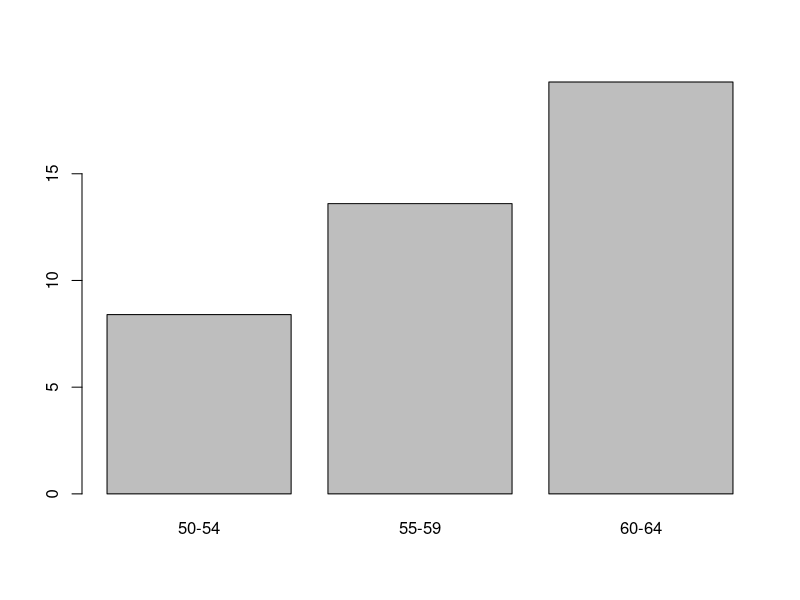
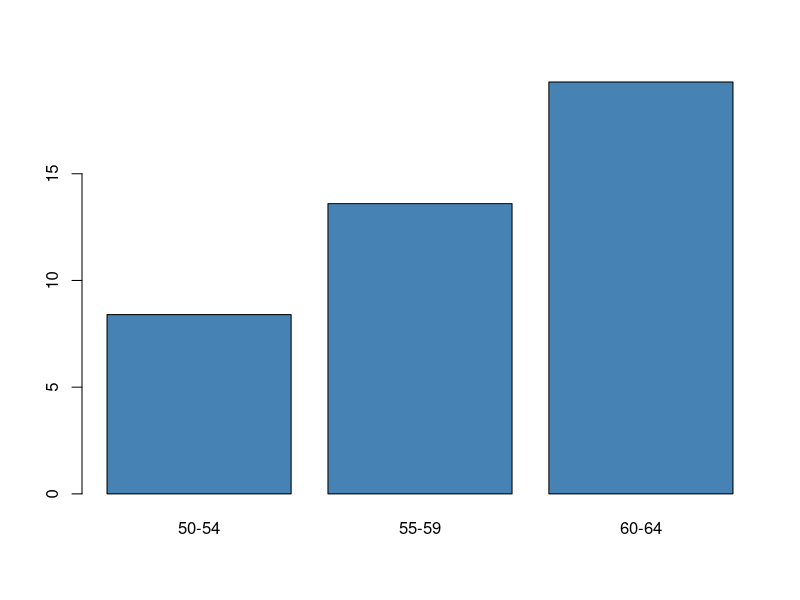
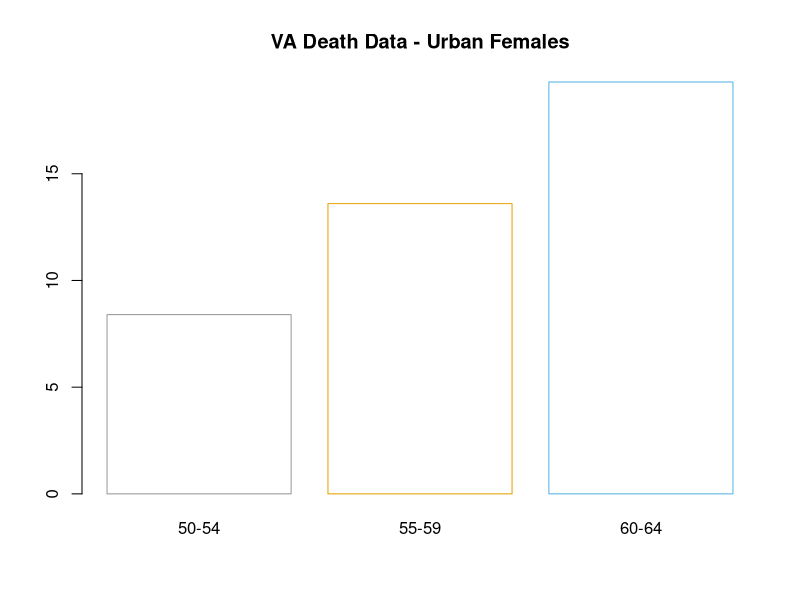

The R script that drew these images, in order:
## ---- chunk 1
knitr::opts_chunk$set(echo = TRUE)
## ---- chunk 2
x <- 1
x
y <- "single string"
y
## ---- chunk 3
numerical_list = c(0.75, 10, 8, 7, 5, 6.5)
numerical_list
## ---- chunk 4
list_of_strings <- c("Elo", "Charlie", "Molly", "Woody", "Monte", "Ben")
list_of_strings
## ---- chunk 5
data("VADeaths")
## ---- chunk 6
summary(VADeaths)
## ---- chunk 7
head(VADeaths)
## ---- chunk 8
VAsubsetUF <- VADeaths[1:3, "Urban Female"]
VAsubsetUF
## ---- chunk 9
barplot(VAsubsetUF)
## ---- chunk 10
barplot(VAsubsetUF, col = "steelblue")
## ---- chunk 11
barplot(VAsubsetUF, col = "white",
        border = c("#999999", "#E69F00", "#56B4E9"), 
        main = "VA Death Data - Urban Females")
## ---- chunk 12
mean(35, 64, 85)
## ---- chunk 13
?base::mean
## ---- chunk 14
?barplot
## ---- chunk 15
library(dplyr)
## ---- chunk 16
data("ToothGrowth")
## ---- chunk 17
head(ToothGrowth)
## ---- chunk 18
ToothGrowth %>% 
    group_by(supp) %>%
    summarize(count = n())
## ---- chunk 19
ToothGrowth %>% 
    group_by(supp) %>%
    summarize(lenmean=mean(len), lensd=sd(len), count = n())
## ---- chunk 20
ToothGrowth %>% 
    group_by(supp, dose) %>%
    summarize(length_mean=mean(len), length_sd=sd(len), count = n())
